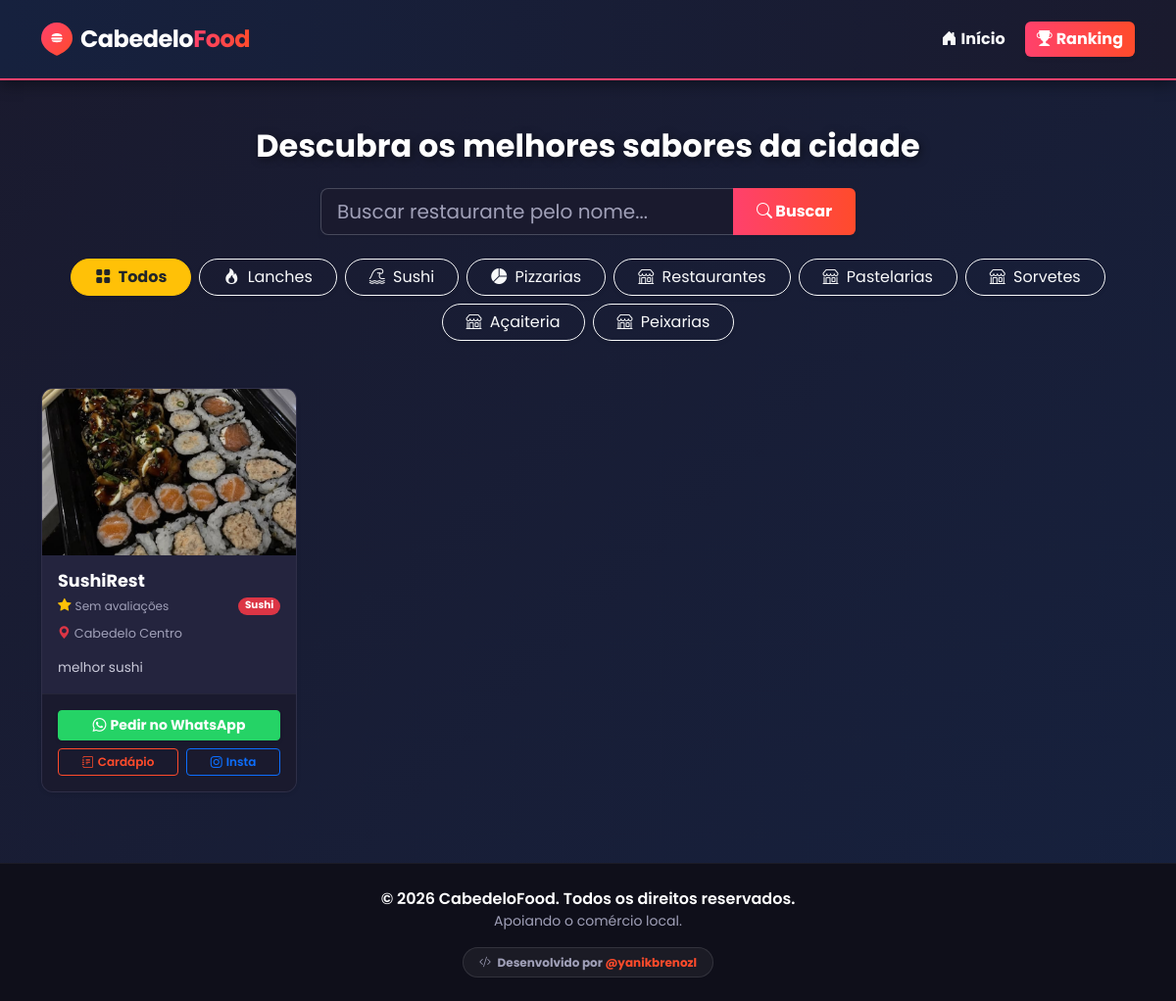
/, run on an earlier commit of the app's database.
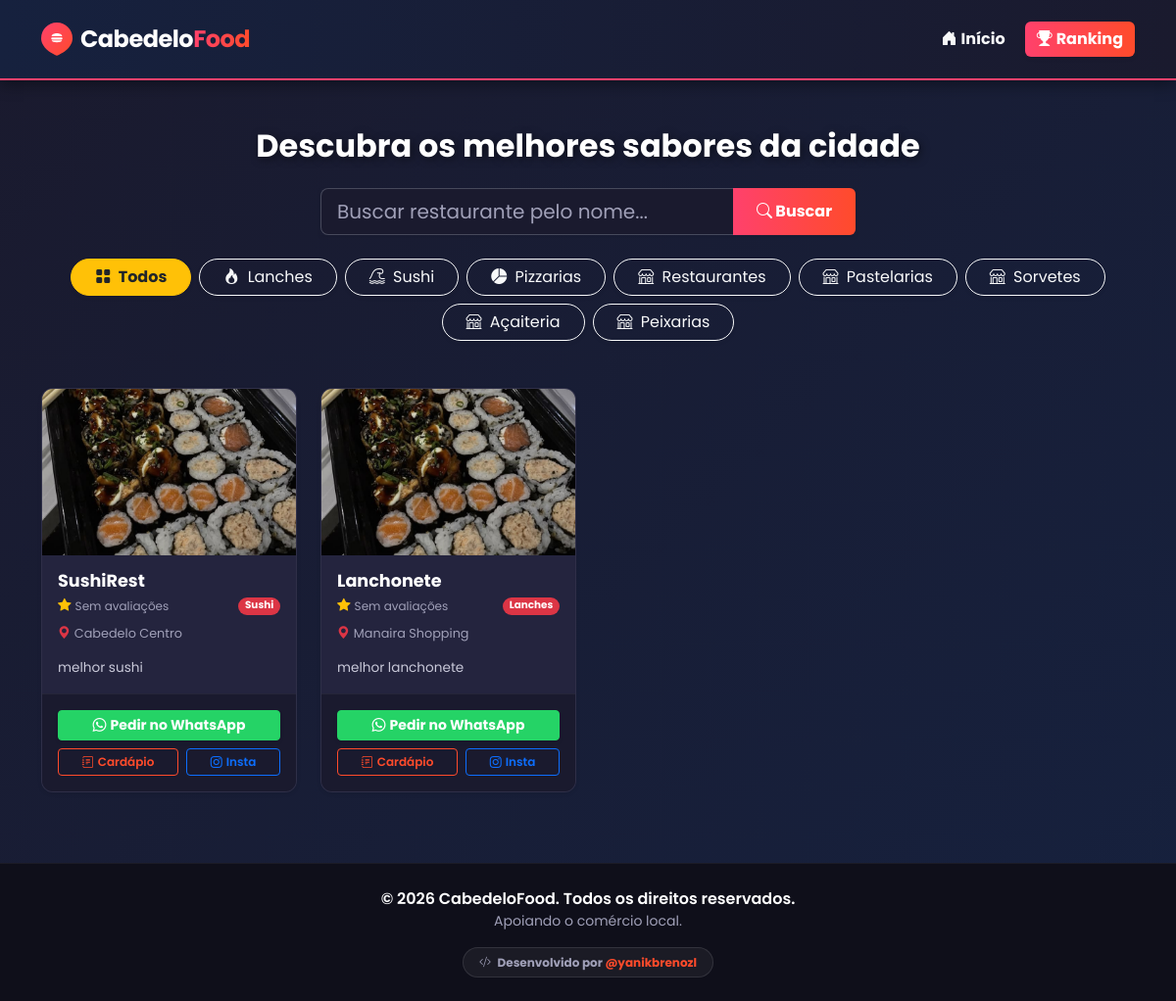
And on a later commit of the database.
### restaurantes/models.py (models this page shows, shortened)
class Categoria(models.Model):
    nome = models.CharField(max_length=50)

class Restaurante(models.Model):
    nome = models.CharField(max_length=100)
    categoria = models.ForeignKey(Categoria, on_delete=models.SET_NULL, null=True, blank=True)
    descricao = models.TextField(blank=True, null=True)
    endereco = models.CharField(max_length=200)
    telefone = models.CharField(max_length=20, blank=True, null=True)
    imagem = models.ImageField(upload_to='fotos_restaurantes/', blank=True, null=True)
    link_cardapio = models.URLField(max_length=500, blank=True, null=True)
    instagram = models.URLField(max_length=500, blank=True, null=True)
    latitude = models.FloatField(help_text="Ex: -6.9811", blank=True, null=True)
    longitude = models.FloatField(help_text="Ex: -34.8339", blank=True, null=True)
    hora_abertura = models.TimeField(blank=True, null=True, help_text="Ex: 18:00")
    hora_fecho = models.TimeField(blank=True, null=True, help_text="Ex: 23:30")
    def media_estrelas(self):
        media = self.avaliacoes.aggregate(Avg('estrelas'))['estrelas__avg']
        if media is not None:
            return round(media, 1)
        return 0
    def esta_aberto(self):
        if self.hora_abertura is None or self.hora_fecho is None:
            return None
        agora = timezone.localtime(timezone.now()).time()
        if self.hora_abertura <= self.hora_fecho:
            return self.hora_abertura <= agora <= self.hora_fecho
        else:
            return agora >= self.hora_abertura or agora <= self.hora_fecho

### restaurantes/views.py (the view)
# urls.py: path('', views.home, name='home'),
def home(request):
    categoria_filtro = request.GET.get('categoria')
    termo_busca = request.GET.get('busca')
    categorias = Categoria.objects.all()
    restaurantes = Restaurante.objects.all()
    if termo_busca:
        restaurantes = restaurantes.filter(nome__icontains=termo_busca)
    if categoria_filtro:
        restaurantes = restaurantes.filter(categoria__nome=categoria_filtro)
    return render(request, 'restaurantes/index.html', {
        'restaurantes': restaurantes,
        'categorias': categorias,
        'categoria_atual': categoria_filtro,
        'termo_busca': termo_busca
    })

### restaurantes/templates/restaurantes/index.html (shortened to what this page needs)
<!DOCTYPE html>
<html lang="pt-BR">
<head>
    <link href="https://cdn.jsdelivr.net/npm/bootstrap@5.3.0/dist/css/bootstrap.min.css" rel="stylesheet">
    <link rel="stylesheet" href="https://cdn.jsdelivr.net/npm/bootstrap-icons@1.11.3/font/bootstrap-icons.min.css">
</head>
<body>
    <nav class="navbar navbar-expand-lg navbar-dark navbar-custom py-3">
        <div class="container d-flex justify-content-between align-items-center">
            <a class="navbar-brand m-0 d-flex align-items-center" href="{% url 'home' %}">
                <span class="fs-4 fw-bold" style="letter-spacing: -0.5px;">
                    <span class="text-white">Cabedelo</span><span style="background: linear-gradient(90deg, #ff416c, #ff4b2b); -webkit-background-clip: text; background-clip: text; -webkit-text-fill-color: transparent;">Food</span>
                </span>
            </a>
            <div class="d-flex">
                <a href="{% url 'home' %}" class="btn btn-outline-light border-0 me-2 fw-bold"><i class="bi bi-house-door-fill me-1"></i>Início</a>
                <a href="{% url 'ranking' %}" class="btn fw-bold text-white shadow-sm" style="background: linear-gradient(90deg, #ff416c, #ff4b2b); border: none;"><i class="bi bi-trophy-fill me-1"></i>Ranking</a>
            </div>
        </div>
    </nav>
    <div class="container mt-5" style="min-height: 70vh;">
        <h2 class="text-center mb-4 fw-bold titulo-site">Descubra os melhores sabores da cidade</h2>
        <div class="row justify-content-center mb-4">
            <div class="col-md-8 col-lg-6">
                <form action="{% url 'home' %}" method="GET" class="d-flex">
                    <div class="input-group shadow-sm">
                        <input type="text" name="busca" class="form-control form-control-lg" placeholder="Buscar restaurante pelo nome..." value="{{ termo_busca|default:'' }}">
                        <button type="submit" class="btn btn-danger px-4 fw-bold" style="background: linear-gradient(90deg, #ff416c, #ff4b2b); border: none;">
                            <i class="bi bi-search"></i> Buscar
                        </button>
                    </div>
                </form>
            </div>
        </div>
        <div class="d-flex justify-content-center gap-2 mb-5 flex-wrap">
            <a href="{% url 'home' %}" class="btn {% if not categoria_atual %}btn-warning fw-bold text-dark{% else %}btn-outline-light{% endif %} rounded-pill px-4 shadow-sm">
                <i class="bi bi-grid-fill me-1"></i> Todos
            </a>
            {% for cat in categorias %}
                <a href="{% url 'home' %}?categoria={{ cat.nome }}{% if termo_busca %}&busca={{ termo_busca }}{% endif %}" class="btn {% if categoria_atual == cat.nome %}btn-warning fw-bold text-dark{% else %}btn-outline-light{% endif %} rounded-pill px-4 shadow-sm">
                    {% if "lanche" in cat.nome|lower or "burger" in cat.nome|lower or "hamburguer" in cat.nome|lower %}
                        <i class="bi bi-fire me-1"></i>
                    {% elif "pizza" in cat.nome|lower %}
                        <i class="bi bi-pie-chart-fill me-1"></i>
                    {% elif "japa" in cat.nome|lower or "sushi" in cat.nome|lower or "oriental" in cat.nome|lower %}
                        <i class="bi bi-tsunami me-1"></i>
                    {% elif "bebida" in cat.nome|lower or "bar" in cat.nome|lower or "cerveja" in cat.nome|lower %}
                        <i class="bi bi-cup-straw me-1"></i>
                    {% elif "doce" in cat.nome|lower or "sobremesa" in cat.nome|lower or "açaí" in cat.nome|lower %}
                        <i class="bi bi-heart-fill me-1"></i>
                    {% else %}
                        <i class="bi bi-shop me-1"></i>
                    {% endif %}
                    {{ cat.nome }}
                </a>
            {% endfor %}
        </div>
        <div class="row">
            {% for rest in restaurantes %}
            <div class="col-lg-3 col-md-4 col-sm-6 mb-4">
                <div class="card h-100 shadow-sm">
                    {% if rest.imagem %}
                        <img src="{{ rest.imagem.url }}" class="card-img-top" alt="Foto de {{ rest.nome }}" style="height: 170px; object-fit: cover;">
                    {% else %}
                        <div class="bg-sem-imagem text-white text-center py-4 rounded-top" style="height: 170px;">
                            <span class="mt-4 d-block fw-semibold fs-2"><i class="bi bi-camera-video-off"></i></span>
                            <span class="d-block fw-semibold mt-1" style="font-size: 0.9rem;">Sem Imagem</span>
                        </div>
                    {% endif %}
                    <div class="card-body">
                        <div class="d-flex justify-content-between align-items-start mb-1">
                            <h5 class="card-title fw-bold mb-0">{{ rest.nome }}</h5>
                        </div>
                        <div class="d-flex align-items-center mb-2">
                            <i class="bi bi-star-fill text-warning me-1" style="font-size: 0.85rem;"></i>
                            {% if rest.media_estrelas > 0 %}
                                <span class="fw-bold text-white" style="font-size: 0.9rem;">{{ rest.media_estrelas }}</span>
                            {% else %}
                                <span class="text-muted" style="font-size: 0.75rem;">Sem avaliações</span>
                            {% endif %}
                            {% if rest.categoria %}
                                <span class="badge bg-danger rounded-pill ms-auto" style="font-size: 0.65rem;">{{ rest.categoria.nome }}</span>
                            {% endif %}
                        </div>
                        <a href="https://www.google.com/maps/search/?api=1&query={{ rest.endereco|urlencode }}+Cabedelo+PB" target="_blank" class="text-decoration-none text-muted card-subtitle d-block mb-3 mt-2 endereco-link" style="font-size: 0.8rem;">
                            <i class="bi bi-geo-alt-fill text-danger me-1"></i>{{ rest.endereco }}
                        </a>
                        <p class="card-text" style="color: #c8c8d8; font-size: 0.85rem;">{{ rest.descricao|truncatewords:12 }}</p>
                    </div>
                    <div class="card-footer pb-3 pt-3">
                        <div class="mb-2">
                            <a href="https://wa.me/55{{ rest.telefone|cut:' '|cut:'-'|cut:'('|cut:')' }}?text=Olá! Vi o restaurante {{ rest.nome }} no CabedeloFood e gostaria de saber mais."
                               target="_blank"
                               class="btn btn-sm w-100 fw-bold shadow-sm text-white"
                               style="background-color: #25D366; border-color: #25D366; transition: transform 0.2s;">
                                <i class="bi bi-whatsapp me-1"></i>Pedir no WhatsApp
                            </a>
                        </div>
                        <div class="d-flex gap-2 flex-wrap">
                            {% if rest.link_cardapio %}
                                <a href="{{ rest.link_cardapio }}" target="_blank" class="btn btn-outline-danger btn-sm flex-fill fw-semibold" style="font-size: 0.75rem;"><i class="bi bi-journal-text me-1"></i>Cardápio</a>
                            {% else %}
                                <button class="btn btn-outline-secondary btn-sm flex-fill fw-semibold" style="font-size: 0.75rem;" disabled><i class="bi bi-journal-x me-1"></i>Cardápio</button>
                            {% endif %}
                            {% if rest.instagram %}
                                <a href="{{ rest.instagram }}" target="_blank" class="btn btn-outline-primary btn-sm flex-fill fw-semibold" style="font-size: 0.75rem;"><i class="bi bi-instagram me-1"></i>Insta</a>
                            {% endif %}
                        </div>
                    </div>
                </div>
            </div>
            {% empty %}
            <div class="col-12 text-center">
                <p class="lead text-muted mt-5"><i class="bi bi-search fs-1 d-block mb-3"></i>Nenhum restaurante encontrado com esses filtros.</p>
                <a href="{% url 'home' %}" class="btn btn-outline-light mt-3"><i class="bi bi-arrow-counterclockwise me-1"></i>Limpar Filtros</a>
            </div>
            {% endfor %}
        </div>
    </div>
    <footer class="text-white text-center py-4 mt-5">
        <div class="container">
            <p class="mb-0 fw-semibold">© 2026 CabedeloFood. Todos os direitos reservados.</p>
            <small class="text-muted d-block mb-3">Apoiando o comércio local.</small>
            <a href="https://www.instagram.com/yanikbrenozl/" target="_blank" class="badge rounded-pill text-decoration-none px-3 py-2 dev-link" style="background: rgba(255, 255, 255, 0.05); border: 1px solid rgba(255, 255, 255, 0.1); color: #a0a0b8; transition: all 0.3s ease;">
                <i class="bi bi-code-slash me-1"></i> Desenvolvido por <span style="color: #ff4b2b;">@yanikbrenozl</span>
            </a>
        </div>
    </footer>
</body>
</html>

### restaurantes/templates/restaurantes/index.html (style rules this page uses)
body { font-family: 'Poppins', sans-serif; background: linear-gradient(135deg, #1a1a2e 0%, #16213e 100%); color: #ffffff; min-height: 100vh; }
.navbar-custom { background: linear-gradient(90deg, #16213e 0%, #1a1a2e 100%); box-shadow: 0 4px 15px rgba(0, 0, 0, 0.4); border-bottom: 2px solid #ff416c; }
.titulo-site { color: #ffffff; text-shadow: 2px 2px 8px rgba(0,0,0,0.5); }
.form-control { background-color: #1a1a2e !important; border: 1px solid rgba(255, 255, 255, 0.2) !important; color: #ffffff !important; }
::placeholder { color: #a0a0b8 !important; opacity: 0.7; }
.card { background-color: #24243e; border: 1px solid rgba(255, 255, 255, 0.05); transition: transform 0.3s ease, box-shadow 0.3s ease; border-radius: 12px; overflow: hidden; }
.card-body h5 { color: #ffffff; font-size: 1.1rem; }
.text-muted, .card-subtitle { color: #a0a0b8 !important; }
.card-footer { background-color: #1a1a2e !important; border-top: 1px solid rgba(255,255,255,0.05) !important; }
.btn-outline-danger { color: #ff4b2b; border-color: #ff4b2b; }
footer { background-color: #0f0f1a !important; border-top: 1px solid rgba(255,255,255,0.05); }
.endereco-link { transition: color 0.2s ease; }

What changed in the data, as far as the page shows it:
added Restaurante: imagem (picture), nome "Lanchonete", shows "Sem avaliações", categoria.nome "Lanches", endereco "Manaira Shopping", descricao "melhor lanchonete"
